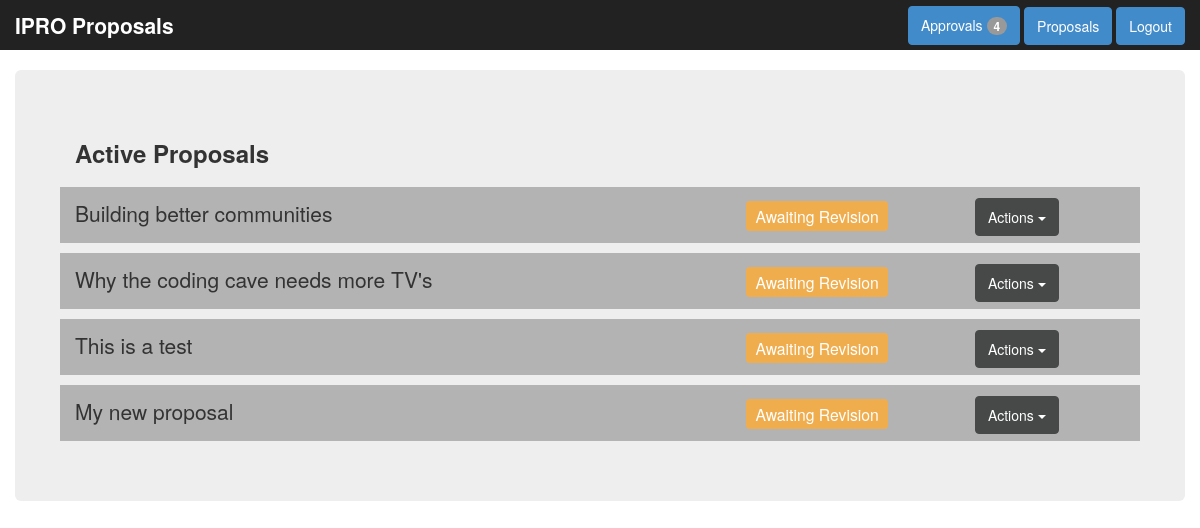
The app's page /approvals.php (signed in), older data.
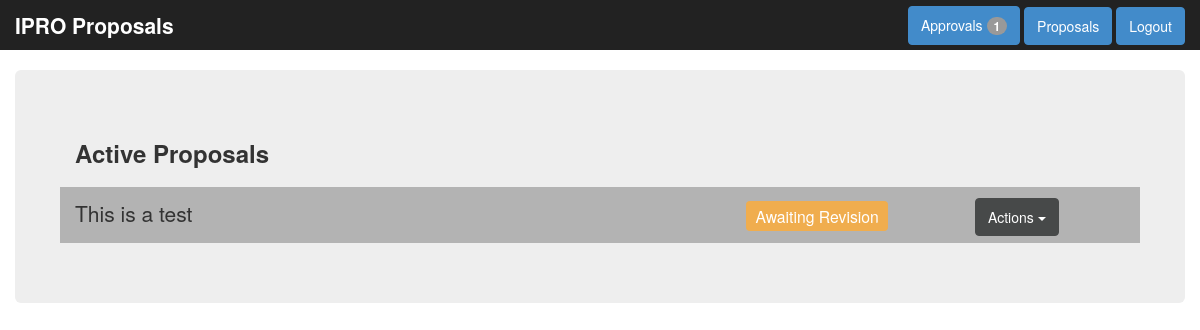
The same page, newer data.
### tables this page shows
CREATE TABLE IF NOT EXISTS `proposals` (
  `ID` int(9) NOT NULL AUTO_INCREMENT,
  `Instructor` varchar(255) NOT NULL,
  `InstructorEmail` varchar(255) NOT NULL,
  `CoInstructor` varchar(255) NOT NULL,
  `CoInstructorEmail` varchar(255) NOT NULL,
  `Sponsor` varchar(255) NOT NULL,
  `ApprovingDean` int(9) NOT NULL,
  `Title` varchar(255) NOT NULL,
  `Problem` text NOT NULL,
  `Objective` text NOT NULL,
  `Approach` text NOT NULL,
  `Semester` varchar(255) NOT NULL,
  `Days` text NOT NULL,
  `Time` varchar(255) NOT NULL,
  `CourseNumber` int(3) NOT NULL,
  `OwnerID` int(9) NOT NULL,
  `status` int(1) NOT NULL,
  PRIMARY KEY (`ID`)
);

### classes/Proposal.php (called while the page is built, shortened)
<?php
class Proposal {
    private $ID;
    private $Title;
    function __construct($proposalID){
        $this->dbconn = new Database();
        $this->dbconn = $this->dbconn->getConnection();
        if(intval($proposalID != 0)){
            $loadProposalSql = "SELECT * FROM proposals WHERE ID='".intval($proposalID)."' LIMIT 1";
            $loadProposalResult = $this->dbconn->query($loadProposalSql);
            if($loadProposalResult->num_rows == 1){
                $rows = $loadProposalResult->fetch_assoc();
                $this->ID = $rows['ID'];
                $this->Title = $rows['Title'];
            }
        }
    }
   function getID(){
       return $this->ID;
   }
   function getTitle(){
       return $this->Title;
   }
   static function calculateMyApprovals(){
       if(($_SESSION['proposal_LoggedIn'])&&($_SESSION['proposal_UserLevel'] == 2)){
           $sql = "SELECT ID,ApprovingDean FROM proposals WHERE status='2'";
           $dbconnlocal = new Database();
           $dbconnlocal = $dbconnlocal->getConnection();
           $result = $dbconnlocal->query($sql);
           $deanIDSql = "SELECT id FROM deans WHERE userID='".intval($_SESSION['proposal_userID'])."'";
           $deanQuery = $dbconnlocal->query($deanIDSql);
           $deanRows = $deanQuery->fetch_assoc();
           $deanID = $deanRows['id'];
           $approvalCount = 0;
           while($approvals = $result->fetch_assoc()){
               if($approvals['ApprovingDean'] == $deanID){
                   $approvalCount = $approvalCount +1;
               }
           }
           return $approvalCount;
       }
   }
   static function getMyApprovals(){
       if(($_SESSION['proposal_LoggedIn'])&&($_SESSION['proposal_UserLevel'] == 2)){
           $sql = "SELECT ID,ApprovingDean FROM proposals WHERE status='2'";
           $dbconnlocal = new Database();
           $dbconnlocal = $dbconnlocal->getConnection();
           $result = $dbconnlocal->query($sql);
           $deanIDSql = "SELECT id FROM deans WHERE userID='".intval($_SESSION['proposal_userID'])."'";
           $deanQuery = $dbconnlocal->query($deanIDSql);
           $deanRows = $deanQuery->fetch_assoc();
           $deanID = $deanRows['id'];
           $proposalsArray = array();
           while($approvals = $result->fetch_assoc()){
               if($approvals['ApprovingDean'] == $deanID){
                   $newProposal = new Proposal($approvals['ID']);
                   array_push($proposalsArray, $newProposal);
               }
           }
           return $proposalsArray;
       }
   }
}
?>

### classes/Database.php (called while the page is built, shortened)
<?php
class Database{
    private static $database_conn;
    private static $databaseConnected = false;
    function __construct(){
        if(!self::$databaseConnected){
            include('config/database_config.php');
            self::$database_conn = new mysqli($database_location,$database_username,$database_password,$database_name);
            self::$databaseConnected = true;
            }
    }
    public function getConnection(){
        return self::$database_conn;
    }
}
?>

### approvals.php (the view, shortened to what the changed rows need)
<!DOCTYPE html>
<html lang="en  ">
<head>
  <link href="css/bootstrap.min.css" rel="stylesheet">
  <link href="css/style.css" rel="stylesheet">
</head>
<body>
<?php
include_once('include/nav.php');
$approvalsArray = Proposal::getMyApprovals();
?>
<div id="approvals">
  <div class="container jumbotron">
    <ul id="proposal-list">
      <?php
      for($i=0;$i<count($approvalsArray);$i++){
          echo '
        <li class="proposal-item row">
            <div class="col-lg-7">
                <a href="showProposal.php?proposalID='.$approvalsArray[$i]->getID().'"><span>'.$approvalsArray[$i]->getTitle().'</span></a>
            </div>
            <div class="col-lg-3 text-center">
                <span class="label label-warning">Awaiting Revision</span>
            </div>
            <div class="col-lg-2">
                <div class="btn-group btn-block">
                    <button type="button" class="btn btn-default dropdown-toggle" data-toggle="dropdown">
                    Actions <span class="caret"></span>
                    </button>
                    <ul class="dropdown-menu">
                        <li><a href="showProposal.php?proposalID='.$approvalsArray[$i]->getID().'">View</a></li>
                        <li><a href="showProposal.php?proposalID='.$approvalsArray[$i]->getID().'&action=approvedeny&mode=approve">Approve</a></li>
                        <li><a href="showProposal.php?proposalID='.$approvalsArray[$i]->getID().'">Approve with Revisions</a></li>
                        <li><a href="showProposal.php?proposalID='.$approvalsArray[$i]->getID().'&action=approvedeny&mode=deny">Deny</a></li>
                        <li><a href="showProposal.php?proposalID='.$approvalsArray[$i]->getID().'">Deny with Revisions</a></li>
                    </ul>
                </div>
            </div>
        </li>';
      }
      ?>
    </ul>
  </div>
</div>
</body>
</html>

### include/nav.php (shortened to what the changed rows need)
<header class="navbar navbar-inverse navbar-fixed-top">
  <div class="container">
    <?php
    if(@$_SESSION['proposal_LoggedIn'] == 0){
        echo '<nav class="pull-right">
              <a href="http://ipro.iit.edu/" target="_blank" class="btn btn-danger navbar-btn">Visit IPRO Homepage</a>
              </nav>';
    }elseif(@$_SESSION['proposal_LoggedIn'] == 1){
        echo '<nav class="pull-right">
             ';
        if(($_SESSION['proposal_UserLevel'] == 2)||($_SESSION['proposal_UserLevel'] == 3)){
            echo '<a href="approvals.php" class="btn btn-primary navbar-btn">Approvals <span class="badge">'.Proposal::calculateMyApprovals().'</span></a>
                ';
        }
        echo '
            <a href="dashboard.php" class="btn btn-primary navbar-btn">Proposals</a>
            <!-- since archives are not yet implemented we are disabling the drop down button
            <div class="btn-group">
                    <button type="button" class="btn btn-primary navbar-btn dropdown-toggle" data-toggle="dropdown">
                    Dasboard <span class="caret"></span>
                    </button>
                    <ul class="dropdown-menu">
                        <li><a href="dashboard.php">Proposals</a></li>
                        <li><a href="archive.html">Archive</a></li>
                    </ul>
                </div>
                -->
                <!-- Settings not yet implemented for users, changing this to just
                <div class="btn-group">
                    <button type="button" class="btn btn-primary navbar-btn dropdown-toggle" data-toggle="dropdown">
                    User <span class="caret"></span>
                    </button>
                    <ul class="dropdown-menu">
                        <li><a href="#">Settings</a></li>
                        <li class="divider"></li>
                    <li><a href="logout.php">Logout</a></li>
                    </ul>
                </div> -->
                <a href="logout.php" class="btn btn-primary navbar-btn">Logout</a>
             </nav>';
    }
    ?>
  </div>
</header>

Row changes from the older to the newer data that the page shows:
no longer on this page (row edited): proposals: Title "Building better communities"
no longer on this page (row edited): proposals: Title "Why the coding cave needs more TV's"
no longer on this page (row edited): proposals: Title "My new proposal"
Text that changed along with them:
Proposal::calculateMyApprovals(): "4" → "1"
